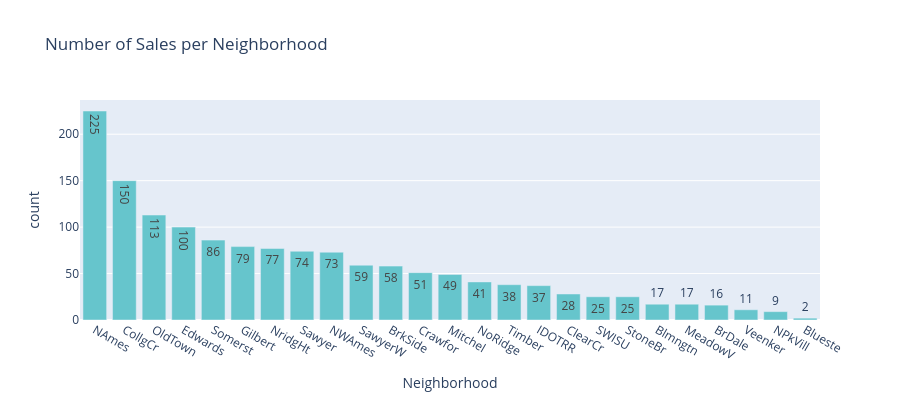

The code cell stored with this chart in its notebook:
### Markdown cell above
### The Case of the Neighborhood

I have to admit that I'm a bit surprised that the column "Neighborhood" has a correlation of 0.21 with the "SalePrice" column. We would tend to think that the neighborhood would have an influence, positive or negative, on the price. We will test that theory.

### Code cell
# Sales count per neighborhood
neigh_counts = houses["Neighborhood"].value_counts().sort("count", descending=True)
fig = px.bar(
    neigh_counts.to_pandas(), x="Neighborhood", y="count",
    color_discrete_sequence=[PASTEL[0]],
    title="Number of Sales per Neighborhood", text_auto=True,
)
fig.update_layout(width=900, height=400)
fig.show()

### Figure 1 — Plotly figure (JSON) as saved in the notebook; plotly's stock layout.template omitted (floating-point values rounded to 4 significant figures)
{"data": [{"hovertemplate": "Neighborhood=%{x}<br>count=%{y}<extra></extra>", "legendgroup": "", "marker": {"color": "rgb(102, 197, 204)", "pattern": {"shape": ""}}, "name": "", "orientation": "v", "showlegend": false, "textposition": "auto", "texttemplate": "%{y}", "type": "bar", "x": ["NAmes", "CollgCr", "OldTown", "Edwards", "Somerst", "Gilbert", "NridgHt", "Sawyer", "NWAmes", "SawyerW", "BrkSide", "Crawfor", "Mitchel", "NoRidge", "Timber", "IDOTRR", "ClearCr", "SWISU", "StoneBr", "Blmngtn", "MeadowV", "BrDale", "Veenker", "NPkVill", "Blueste"], "xaxis": "x", "y": [225, 150, 113, 100, 86, 79, 77, 74, 73, 59, 58, 51, 49, 41, 38, 37, 28, 25, 25, 17, 17, 16, 11, 9, 2], "yaxis": "y"}], "layout": {"barmode": "relative", "height": 400, "legend": {"tracegroupgap": 0}, "title": {"text": "Number of Sales per Neighborhood"}, "width": 900, "xaxis": {"anchor": "y", "domain": [0, 1], "title": {"text": "Neighborhood"}}, "yaxis": {"anchor": "x", "domain": [0, 1], "title": {"text": "count"}}}}
